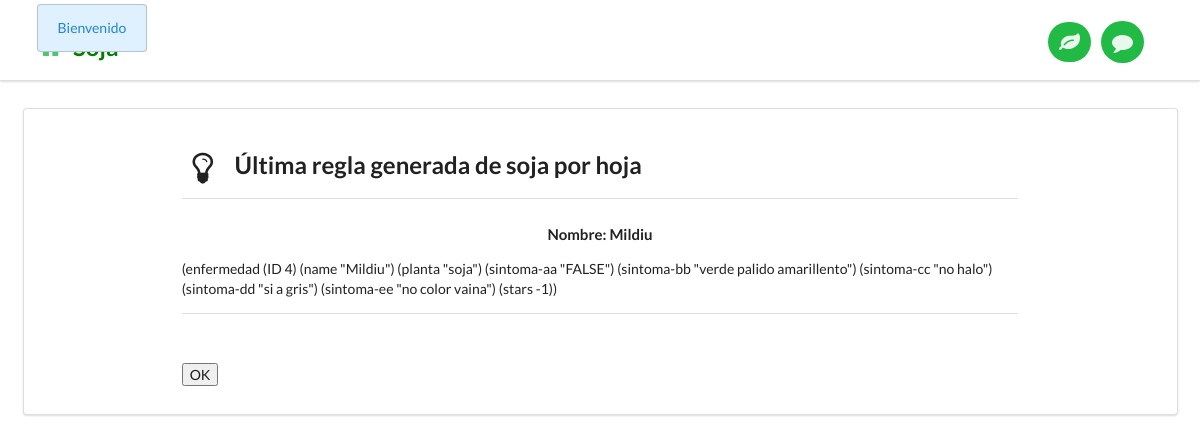
The app's page /escriturasoho/ with its own data.
### core/models.py (models this page shows, shortened)
class Enfermedadsoho(models.Model):
    name = models.CharField(max_length=50)
    description = models.TextField()
    images = models.IntegerField()
    planta = models.CharField(max_length=50)
    sintomaAA = models.CharField(max_length=50)
    sintomaBB = models.CharField(max_length=50)
    sintomaCC = models.CharField(max_length=50)
    sintomaDD = models.CharField(max_length=50)
    sintomaEE = models.CharField(max_length=50)

### core/views.py (the view)
# urls.py: url(r'^escriturasoho/$', views.escriturasohoPage, name='escriturasohoPage'),
@csrf_exempt
def escriturasohoPage(request):
    enfermedadsohomaiz = Enfermedadsoho.objects.latest('id')
    return render(request, 'escriturasoho.html', {'enfermedadsohomaiz':enfermedadsohomaiz})

### templates/escriturasoho.html (shortened to what this page needs)
{% extends "basesoja.html" %}
{% load staticfiles %}
{% block css-files %}
  <link rel="stylesheet" href="{% static "css/common.css" %}"/>
  <link rel="stylesheet" href="{% static "css/preferences.css" %}"/>
{% endblock %}
{% block content %}
<div id="outer-box" style="display:none;">
<div id="preference-box" class="ui existing segment container grid">
  <div class="two wide column"></div>
  <form method="post" id="form-escritura" class="ui form twelve wide column" action="{% url 'escriturasoho' %}">
    <h2 class="ui header">
      <i class="lightbulb icon"></i>
      <div class="content">
        Última regla generada de soja por hoja
      </div>
    </h2>
    <div class="ui divider"></div>
    <h4 id="supertitulo" class="ui center aligned header">Nombre: {{ enfermedadsohomaiz.name }} </h4>
    (enfermedad (ID {{ enfermedadsohomaiz.id }}) (name "{{ enfermedadsohomaiz.name }}") (planta "{{ enfermedadsohomaiz.planta }}") (sintoma-aa "{{ enfermedadsohomaiz.sintomaAA }}") (sintoma-bb "{{ enfermedadsohomaiz.sintomaBB }}") (sintoma-cc "{{ enfermedadsohomaiz.sintomaCC }}") (sintoma-dd "{{ enfermedadsohomaiz.sintomaDD }}") (sintoma-ee "{{ enfermedadsohomaiz.sintomaEE }}") (stars -1))
    <div class="ui divider"></div>
    <br>
    <div class="inline fields">
	<br>
        <input type="submit" value="OK" />
    </div>
  </form>
</div>
<div id="notification-box">
          <div id="the-cat-box">
          </div>
        </div>
</div>
{% endblock %}

### static/css/common.css (style rules this page uses)
body { padding-top: 74px; }
#notification-box { position: absolute; top:0px; }
#the-cat-box { float: left; height:73px; width: 180px; top:0px; overflow: hidden; }

### static/css/preferences.css (style rules this page uses)
#outer-box { position: fixed; overflow-y: scroll; width: 100%; height: 80%; z-index: 100; }

### records on screen
Enfermedadsoho: name "Mildiu", id "4", planta "soja", sintomaAA "FALSE", sintomaBB "verde palido amarillento", sintomaCC "no halo", sintomaDD "si a gris", sintomaEE "no color vaina"
